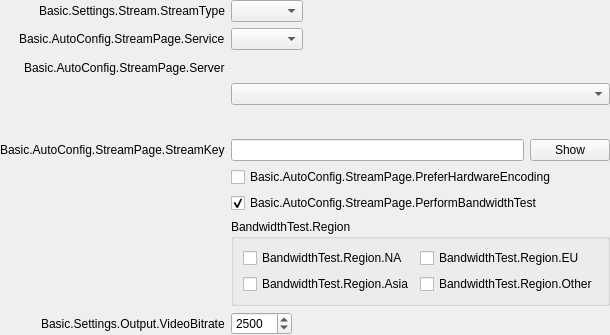
<?xml version="1.0" encoding="UTF-8"?>
<ui version="4.0">
 <class>AutoConfigStreamPage</class>
 <widget class="QWidget" name="AutoConfigStreamPage">
  <property name="geometry">
   <rect>
    <x>0</x>
    <y>0</y>
    <width>566</width>
    <height>335</height>
   </rect>
  </property>
  <property name="windowTitle">
   <string notr="true"/>
  </property>
  <layout class="QFormLayout" name="formLayout">
   <property name="fieldGrowthPolicy">
    <enum>QFormLayout::ExpandingFieldsGrow</enum>
   </property>
   <property name="labelAlignment">
    <set>Qt::AlignRight|Qt::AlignTop|Qt::AlignTrailing</set>
   </property>
   <property name="leftMargin">
    <number>0</number>
   </property>
   <property name="topMargin">
    <number>0</number>
   </property>
   <property name="rightMargin">
    <number>0</number>
   </property>
   <property name="bottomMargin">
    <number>0</number>
   </property>
   <item row="1" column="0">
    <widget class="QLabel" name="serviceLabel">
     <property name="text">
      <string>Basic.AutoConfig.StreamPage.Service</string>
     </property>
     <property name="buddy">
      <cstring>service</cstring>
     </property>
    </widget>
   </item>
   <item row="1" column="1">
    <widget class="QComboBox" name="service"/>
   </item>
   <item row="3" column="0">
    <widget class="QLabel" name="label_2">
     <property name="text">
      <string>Basic.AutoConfig.StreamPage.StreamKey</string>
     </property>
     <property name="buddy">
      <cstring>key</cstring>
     </property>
    </widget>
   </item>
   <item row="3" column="1">
    <layout class="QHBoxLayout" name="horizontalLayout">
     <item>
      <widget class="QLineEdit" name="key">
       <property name="inputMask">
        <string notr="true"/>
       </property>
       <property name="text">
        <string notr="true"/>
       </property>
       <property name="echoMode">
        <enum>QLineEdit::Password</enum>
       </property>
      </widget>
     </item>
     <item>
      <widget class="QPushButton" name="show">
       <property name="text">
        <string>Show</string>
       </property>
      </widget>
     </item>
    </layout>
   </item>
   <item row="5" column="1">
    <widget class="QCheckBox" name="doBandwidthTest">
     <property name="text">
      <string>Basic.AutoConfig.StreamPage.PerformBandwidthTest</string>
     </property>
     <property name="checked">
      <bool>true</bool>
     </property>
    </widget>
   </item>
   <item row="7" column="0">
    <widget class="QLabel" name="bitrateLabel">
     <property name="text">
      <string>Basic.Settings.Output.VideoBitrate</string>
     </property>
     <property name="buddy">
      <cstring>bitrate</cstring>
     </property>
    </widget>
   </item>
   <item row="7" column="1">
    <widget class="QSpinBox" name="bitrate">
     <property name="suffix">
      <string notr="true"/>
     </property>
     <property name="minimum">
      <number>500</number>
     </property>
     <property name="maximum">
      <number>10000</number>
     </property>
     <property name="value">
      <number>2500</number>
     </property>
    </widget>
   </item>
   <item row="6" column="1">
    <widget class="QGroupBox" name="region">
     <property name="title">
      <string>BandwidthTest.Region</string>
     </property>
     <layout class="QGridLayout" name="gridLayout">
      <item row="2" column="0">
       <widget class="QCheckBox" name="regionAsia">
        <property name="text">
         <string>BandwidthTest.Region.Asia</string>
        </property>
       </widget>
      </item>
      <item row="0" column="0">
       <widget class="QCheckBox" name="regionNA">
        <property name="text">
         <string>BandwidthTest.Region.NA</string>
        </property>
       </widget>
      </item>
      <item row="0" column="1">
       <widget class="QCheckBox" name="regionEU">
        <property name="text">
         <string>BandwidthTest.Region.EU</string>
        </property>
       </widget>
      </item>
      <item row="2" column="1">
       <widget class="QCheckBox" name="regionOther">
        <property name="text">
         <string>BandwidthTest.Region.Other</string>
        </property>
       </widget>
      </item>
     </layout>
    </widget>
   </item>
   <item row="4" column="1">
    <widget class="QCheckBox" name="preferHardware">
     <property name="text">
      <string>Basic.AutoConfig.StreamPage.PreferHardwareEncoding</string>
     </property>
    </widget>
   </item>
   <item row="5" column="0">
    <spacer name="horizontalSpacer">
     <property name="orientation">
      <enum>Qt::Horizontal</enum>
     </property>
     <property name="sizeType">
      <enum>QSizePolicy::Fixed</enum>
     </property>
     <property name="sizeHint" stdset="0">
      <size>
       <width>90</width>
       <height>20</height>
      </size>
     </property>
    </spacer>
   </item>
   <item row="2" column="0">
    <widget class="QLabel" name="serverLabel">
     <property name="text">
      <string>Basic.AutoConfig.StreamPage.Server</string>
     </property>
    </widget>
   </item>
   <item row="0" column="0">
    <widget class="QLabel" name="label_3">
     <property name="text">
      <string>Basic.Settings.Stream.StreamType</string>
     </property>
    </widget>
   </item>
   <item row="0" column="1">
    <widget class="QComboBox" name="streamType"/>
   </item>
   <item row="2" column="1">
    <widget class="QStackedWidget" name="serverStackedWidget">
     <property name="currentIndex">
      <number>0</number>
     </property>
     <widget class="QWidget" name="servicePage">
      <layout class="QHBoxLayout" name="horizontalLayout_2">
       <property name="leftMargin">
        <number>0</number>
       </property>
       <property name="topMargin">
        <number>0</number>
       </property>
       <property name="rightMargin">
        <number>0</number>
       </property>
       <property name="bottomMargin">
        <number>0</number>
       </property>
       <item>
        <widget class="QComboBox" name="server"/>
       </item>
      </layout>
     </widget>
     <widget class="QWidget" name="customPage">
      <layout class="QHBoxLayout" name="horizontalLayout_3">
       <property name="leftMargin">
        <number>0</number>
       </property>
       <property name="topMargin">
        <number>0</number>
       </property>
       <property name="rightMargin">
        <number>0</number>
       </property>
       <property name="bottomMargin">
        <number>0</number>
       </property>
       <item>
        <widget class="QLineEdit" name="customServer"/>
       </item>
      </layout>
     </widget>
    </widget>
   </item>
  </layout>
 </widget>
 <tabstops>
  <tabstop>streamType</tabstop>
  <tabstop>service</tabstop>
  <tabstop>server</tabstop>
  <tabstop>customServer</tabstop>
  <tabstop>key</tabstop>
  <tabstop>show</tabstop>
  <tabstop>preferHardware</tabstop>
  <tabstop>doBandwidthTest</tabstop>
  <tabstop>regionNA</tabstop>
  <tabstop>regionEU</tabstop>
  <tabstop>regionAsia</tabstop>
  <tabstop>regionOther</tabstop>
  <tabstop>bitrate</tabstop>
 </tabstops>
 <resources/>
 <connections/>
</ui>
